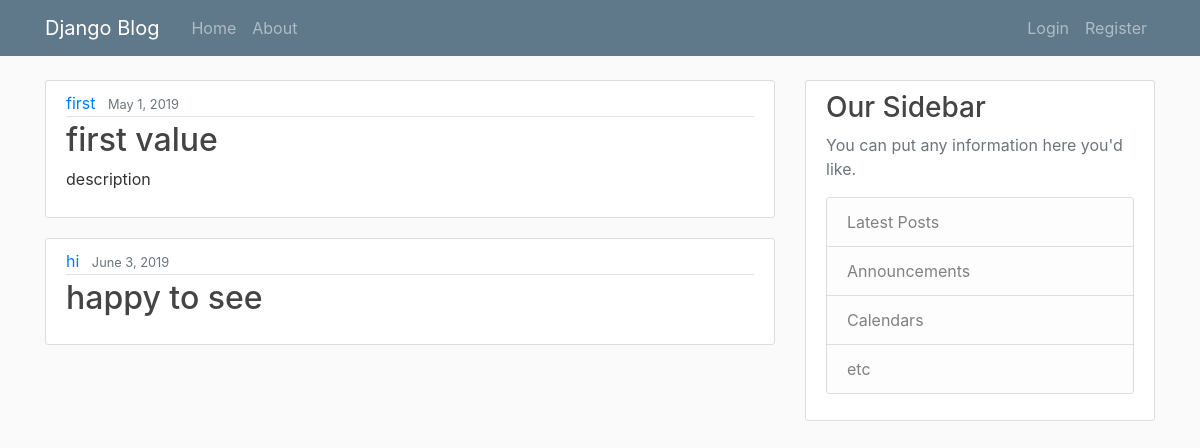
Before: / with the older database file.
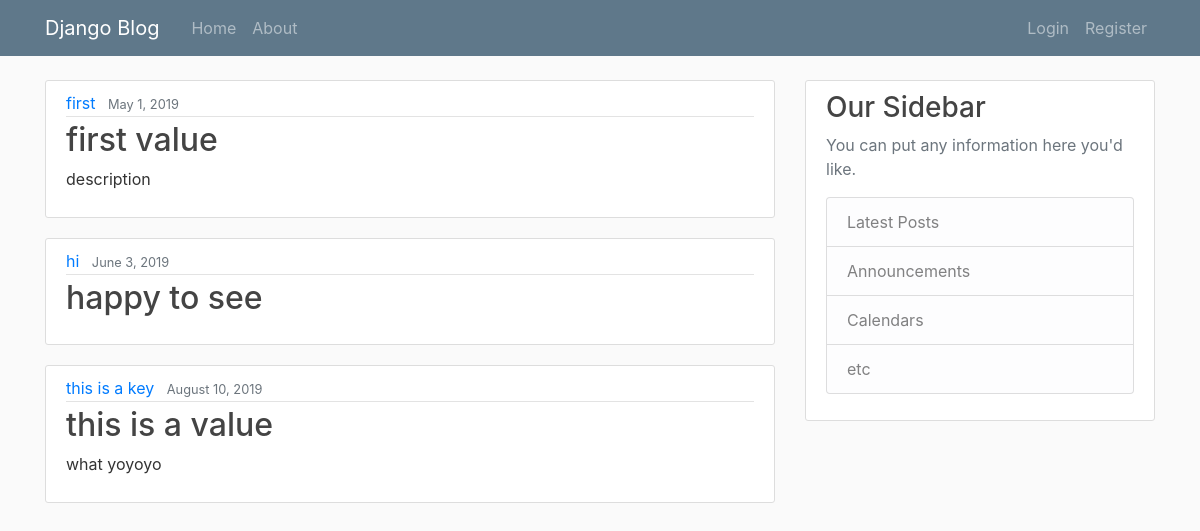
After: the same page with the newer database file.
### tracker/models.py (models this page shows, shortened)
class Event(models.Model):
    key = models.CharField(max_length=50)
    value = models.CharField(max_length=50)
    description = models.TextField()
    created_at = models.DateTimeField(default=timezone.now)
    last_modified = models.DateTimeField(auto_now=True)
    confirmed_user = models.ManyToManyField(User)

### tracker/views.py (the view)
# urls.py: 2. Add a URL to urlpatterns:  path('', views.home, name='home')
def home(request):
    context = {
        'events': Event.objects.all()
    }
    return render(request, 'tracker/home.html', context)

### tracker/templates/tracker/home.html
{% extends "tracker/base.html" %}
{% block content %}
    {% for event in events %}
        <article class="media content-section">
            <div class="media-body">
                <div class="article-metadata">
                <a class="mr-2" href="#">{{ event.key }}</a>
                <small class="text-muted">{{ event.created_at|date:"F j, Y"}}</small>
                </div>
                <h2><a class="article-title" href="#">{{ event.value }}</a> </h2>
                <p class="article-content">{{ event.description }}</p>
            </div>
        </article>
    {% endfor %}
{% endblock %}

Changed rows visible on the page:
added Event: key "this is a key", created_at "August 10, 2019", value "this is a value", description "what yoyoyo"
